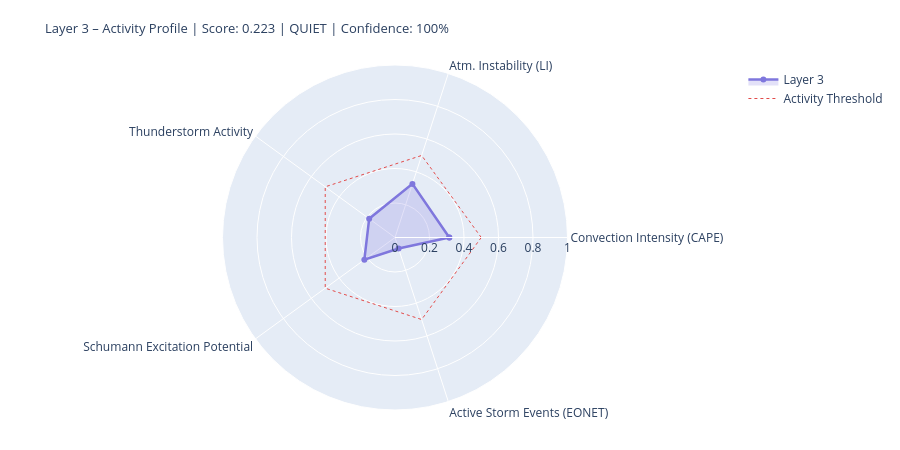

Write notebook code for a chart like this one.
### Markdown cell above
---
## 4. State Assessment & Handoff to Layer 4/5

### Code cell
# ============================================================
# LAYER-3-SCORE
# Five dynamic components
# ============================================================

def norm(v, lo, hi):
    if v is None or (isinstance(v, float) and math.isnan(v)): return None
    return round(max(0.0, min(1.0, (v - lo) / (hi - lo))), 4)

# --- 1) Convection intensity (global CAPE mean) ---
cape_mean = df_atm['cape'].dropna().mean() if not df_atm.empty else None
conv_score = norm(cape_mean, 0, 3000)
conv_src   = 'primary' if cape_mean is not None else 'missing'

# --- 2) Atmospheric instability (LI mean) ---
li_mean   = df_atm['li'].dropna().mean() if not df_atm.empty else None
# Negative LI = unstable → higher score
instab_score = norm(-li_mean if li_mean is not None else None, -6, 6)
instab_src   = 'primary' if li_mean is not None else 'missing'

# --- 3) Thunderstorm activity (mean thunder score + WMO count) ---
thunder_mean = df_atm['thunder_score'].mean() if not df_atm.empty else None
n_thunder    = int(df_atm['thunderstorm'].sum()) if not df_atm.empty else 0
thunder_score_val = norm(
    (thunder_mean or 0) * 0.7 + n_thunder * 0.1, 0, 1.0
) if thunder_mean is not None else None
thunder_src = 'primary'

# --- 4) Schumann excitation potential (weighted Schumann contribution) ---
schumann_pot = df_atm['schumann_contribution'].mean() if not df_atm.empty else None
# Boosted by Layer-2 thunderstorm trigger
if schumann_pot is not None and l2_thunder:
    schumann_pot = min(1.0, schumann_pot * 1.2)
schumann_score = norm(schumann_pot, 0, 1.0) if schumann_pot is not None else None
schumann_src   = 'derived'

# --- 5) Storm activity (NASA EONET) ---
# Distinction: None = data not loaded, 0.0 = loaded but no events
storm_score = None
storm_src   = 'missing'
if raw.get('storms') is not None:          # API reached successfully
    storm_score = norm(len(storm_events), 0, 30) if storm_events else 0.0
    storm_src   = 'primary'

# X-Ray and Kp: context only, not in dynamic score
# (X-Ray = Layer-0/4 driver; Kp = geomagnetic index, not a lightning proxy)
xray_context = None
if raw.get('xray'):
    df_xc = pd.DataFrame(raw['xray'])
    fc = next((c for c in df_xc.columns
               if any(k in c.lower() for k in ['flux','long']) and 'time' not in c.lower()),
              df_xc.columns[1])
    df_xc[fc] = pd.to_numeric(df_xc[fc], errors='coerce')
    xray_last = df_xc[fc].dropna().iloc[-1] if not df_xc[fc].dropna().empty else None
    if xray_last:
        xray_class = ('X' if xray_last>=1e-4 else 'M' if xray_last>=1e-5
                      else 'C' if xray_last>=1e-6 else 'B')
        xray_context = {'flux': float(xray_last), 'class': xray_class}
        print(f'X-Ray context: {xray_class}-class ({xray_last:.2e} W/m²)')

# --- Aggregate ---
COMPONENTS = {
    'Convection Intensity (CAPE)':  {'score': conv_score,       'source': conv_src,    'dynamic': True},
    'Atm. Instability (LI)':         {'score': instab_score,     'source': instab_src,  'dynamic': True},
    'Thunderstorm Activity':              {'score': thunder_score_val, 'source': thunder_src, 'dynamic': True},
    'Schumann Excitation Potential':   {'score': schumann_score,   'source': schumann_src,'dynamic': True},
    'Active Storm Events (EONET)': {'score': storm_score,      'source': storm_src,   'dynamic': True},
}

available   = {k: v['score'] for k, v in COMPONENTS.items() if v['score'] is not None}
unavailable = [k for k, v in COMPONENTS.items() if v['score'] is None]
layer3_score = round(sum(available.values()) / len(available), 4) if available else None
confidence   = round(len(available) / len(COMPONENTS), 2)
level = ('unknown' if layer3_score is None
         else 'quiet'   if layer3_score < 0.3
         else 'moderate' if layer3_score < 0.6
         else 'active')
dominant_l3 = max(available, key=available.get) if available else 'none'

# --- Ausgabe ---
W = 68
print('=' * W)
print('LAYER 3 – ATMOSPHERE / WEATHER / THUNDERSTORMS – STATE ASSESSMENT')
print('=' * W)
for name, comp in COMPONENTS.items():
    s = comp['score']
    if s is not None:
        bar = '█' * int(s * 20) + '░' * (20 - int(s * 20))
        print(f'  {name:<36} {bar}  {s:.3f}  [{comp["source"]}]')
    else:
        print(f'  {name:<36} {"─" * 20}  n/a   [missing]')
print('-' * W)
print(f'  Score:        {layer3_score:.3f}  ({len(available)}/{len(COMPONENTS)} components)')
print(f'  Confidence:   {confidence:.0%}')
print(f'  Level:        {level.upper()}')
print(f'  Dominant:     {dominant_l3}')
print(f'  CAPE mean:    {cape_mean:.0f} J/kg' if cape_mean else '  CAPE mean:    n/a')
print(f'  LI mean:      {li_mean:.1f} K' if li_mean is not None else '  LI mean:      n/a')
print(f'  Thunderstorms:{n_thunder} points (WMO)  +  {len(storm_events)} NASA EONET')
print('=' * W)

# Radar
cats   = list(available.keys())
vals_r = list(available.values())
if len(cats) >= 3:
    fig = go.Figure()
    fig.add_trace(go.Scatterpolar(
        r=vals_r + [vals_r[0]], theta=cats + [cats[0]],
        fill='toself', fillcolor='rgba(127,119,221,0.22)',
        line=dict(color='#7F77DD', width=2.5), name='Layer 3'
    ))
    fig.add_trace(go.Scatterpolar(
        r=[0.5] * (len(cats)+1), theta=cats + [cats[0]],
        line=dict(color='#E24B4A', dash='dot', width=1),
        mode='lines', name='Activity Threshold'
    ))
    fig.update_layout(
        title=dict(
            text=f'Layer 3 – Activity Profile | Score: {layer3_score:.3f} | {level.upper()} | Confidence: {confidence:.0%}',
            font=dict(size=13)
        ),
        polar=dict(radialaxis=dict(visible=True, range=[0, 1])),
        height=450, showlegend=True,
        margin=dict(l=60, r=60, t=65, b=40)
    )
    fig.show()

### Figure 1 — Plotly figure (JSON) as saved in the notebook; plotly's stock layout.template omitted (floating-point values rounded to 4 significant figures)
{"data": [{"fill": "toself", "fillcolor": "rgba(127,119,221,0.22)", "line": {"color": "#7F77DD", "width": 2.5}, "name": "Layer 3", "r": [0.3147, 0.3267, 0.1851, 0.2196, 0.0667, 0.3147], "theta": ["Convection Intensity (CAPE)", "Atm. Instability (LI)", "Thunderstorm Activity", "Schumann Excitation Potential", "Active Storm Events (EONET)", "Convection Intensity (CAPE)"], "type": "scatterpolar"}, {"line": {"color": "#E24B4A", "dash": "dot", "width": 1}, "mode": "lines", "name": "Activity Threshold", "r": [0.5, 0.5, 0.5, 0.5, 0.5, 0.5], "theta": ["Convection Intensity (CAPE)", "Atm. Instability (LI)", "Thunderstorm Activity", "Schumann Excitation Potential", "Active Storm Events (EONET)", "Convection Intensity (CAPE)"], "type": "scatterpolar"}], "layout": {"height": 450, "margin": {"b": 40, "l": 60, "r": 60, "t": 65}, "polar": {"radialaxis": {"range": [0, 1], "visible": true}}, "showlegend": true, "title": {"font": {"size": 13}, "text": "Layer 3 – Activity Profile | Score: 0.223 | QUIET | Confidence: 100%"}}}
